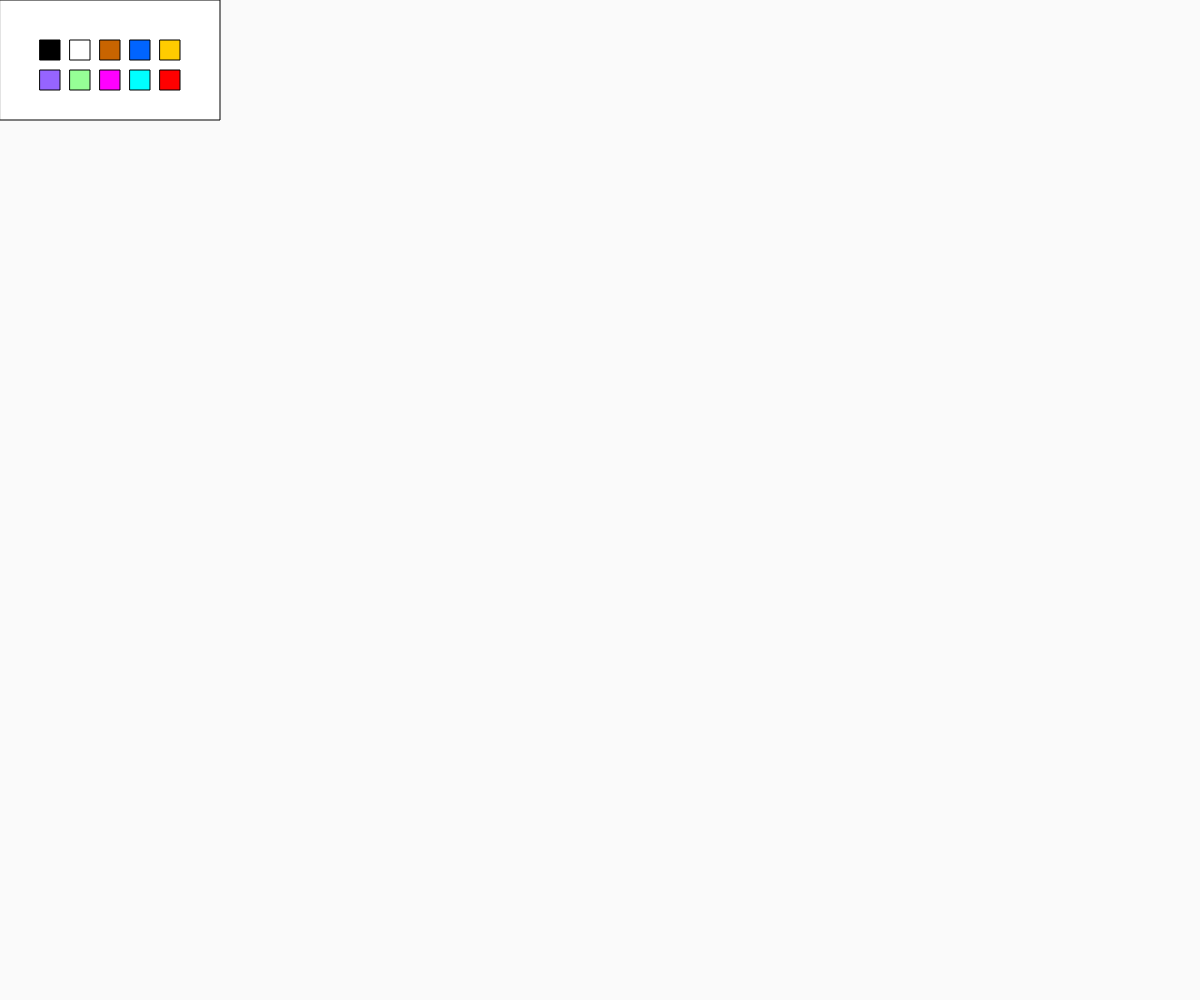
Frame 1 (no input)
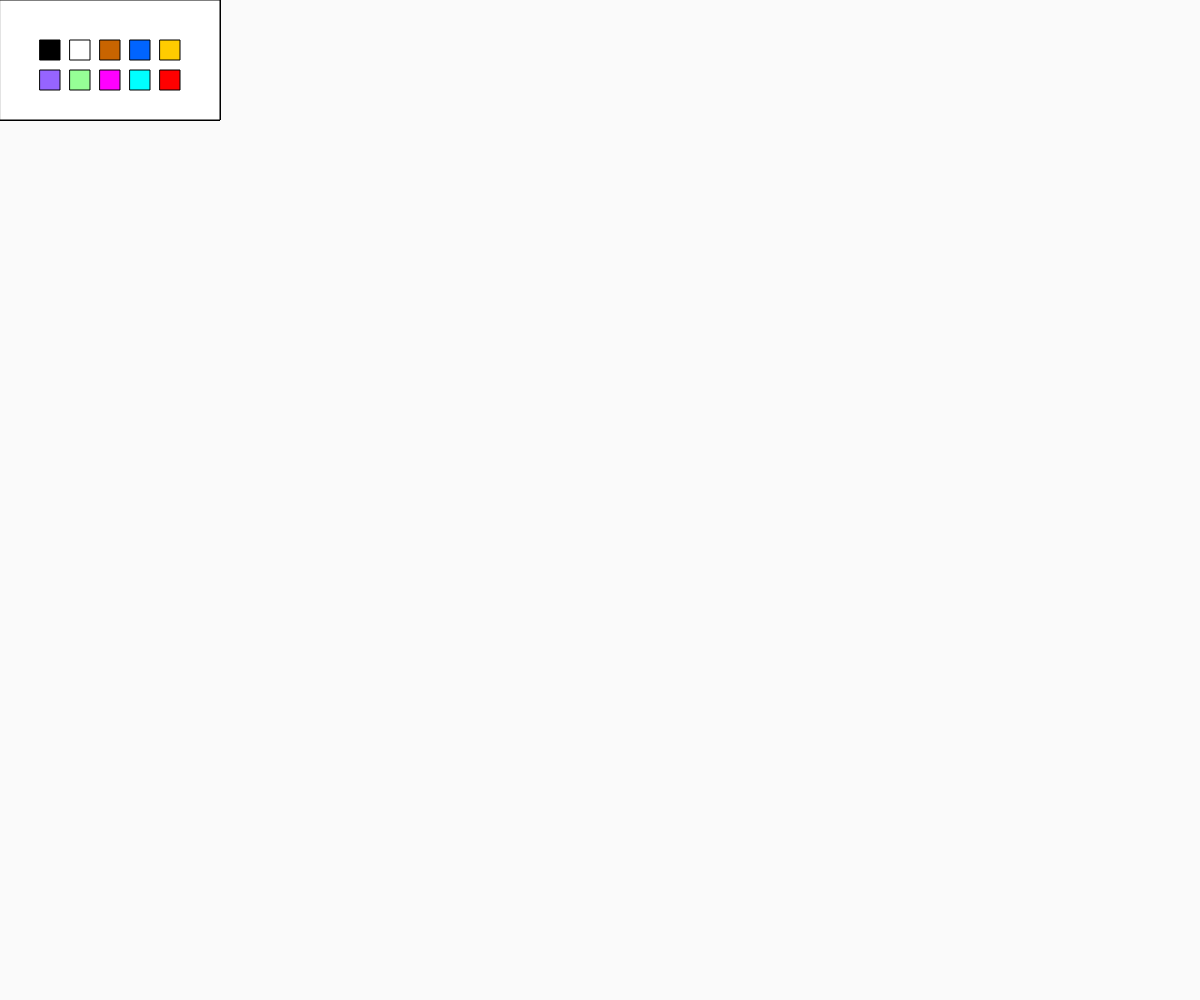
Frame 60 (no input)
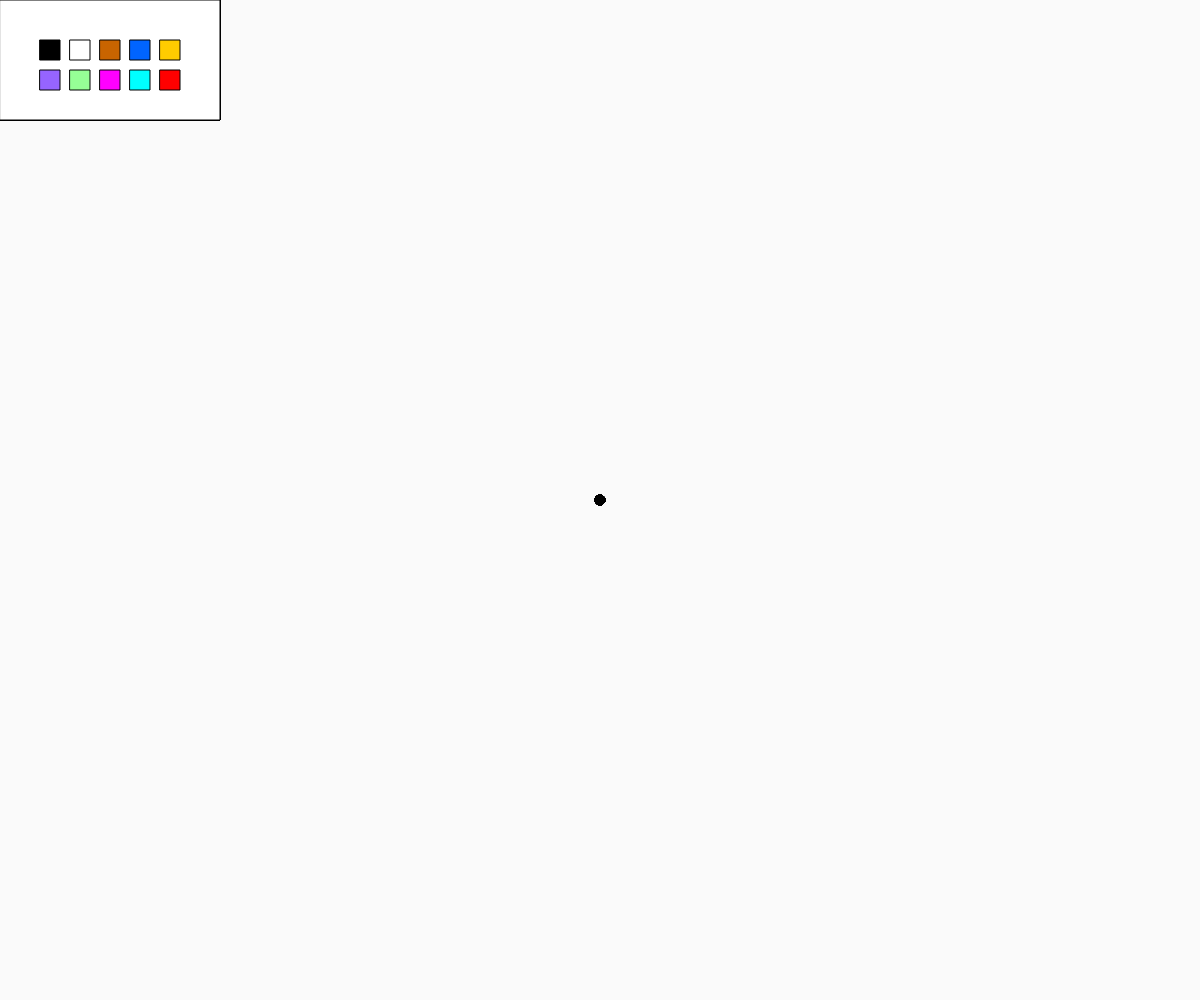
Frame 120 (the mouse pressed at the canvas centre since frame 60)

The p5.js sketch that drew these frames (run headless with seeded random() and noise() and a simulated clock; from frame 60 on, the mouse is pressed at the canvas centre):

// p5.js sketch
// ── sketch.js
var boton1x = 40;
var boton1y = 40;
var boton1tam = 20;

var boton2x = 70;
var boton2y = 40;
var boton2tam = 20;

var boton3x = 100;
var boton3y = 40;
var boton3tam = 20;

var boton4x = 130;
var boton4y = 40;
var boton4tam = 20;

var boton5x = 160;
var boton5y = 40;
var boton5tam = 20;

var boton6x = 40;
var boton6y = 70;
var boton6tam = 20;

var boton7x = 70;
var boton7y = 70;
var boton7tam = 20;

var boton8x = 100;
var boton8y = 70;
var boton8tam = 20;

var boton9x = 130;
var boton9y = 70;
var boton9tam = 20;

var boton10x = 160;
var boton10y = 70;
var boton10tam = 20;



var herramienta = 0;
var colorSelect = 0;

function setup() {
	
	createCanvas(windowWidth, windowHeight);
	background(250, 250,250);

}

function draw() {
	 
	fill(255);
	rect(0, 0, 220, 120);

	fill(0, 0, 0);
	rect(boton1x, boton1y, boton1tam, boton1tam);
	fill(255, 255, 255);
	rect(boton2x, boton2y, boton2tam, boton2tam);
	fill(200, 100, 0);
	rect(boton3x, boton3y, boton3tam, boton3tam);
	fill(0, 100, 255);
	rect(boton4x, boton4y, boton4tam, boton4tam);
	fill(255, 204, 0);
	rect(boton5x, boton5y, boton5tam, boton5tam);
	fill(150, 100, 255);
	rect(boton6x, boton6y, boton6tam, boton6tam);
	fill(150, 255, 150);
	rect(boton7x, boton7y, boton7tam, boton7tam);
	fill('magenta');
	rect(boton8x, boton8y, boton8tam, boton8tam);
	fill('cyan');
	rect(boton9x, boton9y, boton9tam, boton9tam);
	fill('red');
	rect(boton10x, boton10y, boton10tam, boton10tam);



	if (mouseIsPressed) {
		
		if (mouseX > boton1x && mouseX < boton1y + boton1tam &&
			mouseY > boton1x && mouseY < boton1y + boton1tam) {
			herramienta = 0;
		}
		if (mouseX > boton2x && mouseX < boton2x + boton2tam &&
			mouseY > boton2y && mouseY < boton2y + boton2tam) {
			herramienta = 1;
		}
		if (mouseX > boton3x && mouseX < boton3x + boton3tam &&
			mouseY > boton3y && mouseY < boton3y + boton3tam) {
			herramienta = 2;
		}
		if (mouseX > boton4x && mouseX < boton4x + boton4tam &&
			mouseY > boton4y && mouseY < boton4y + boton4tam) {
			herramienta = 3;
		}
		if (mouseX > boton5x && mouseX < boton5x + boton5tam &&
			mouseY > boton5y && mouseY < boton5y + boton5tam) {
			herramienta = 4;
		}
		if (mouseX > boton6x && mouseX < boton6x + boton6tam &&
			mouseY > boton6y && mouseY < boton6y + boton6tam) {
			herramienta = 5;
		}
		if (mouseX > boton7x && mouseX < boton7x + boton7tam &&
			mouseY > boton7y && mouseY < boton7y + boton7tam) {
			herramienta = 6;
		}
		if (mouseX > boton8x && mouseX < boton8x + boton8tam &&
			mouseY > boton8y && mouseY < boton8y + boton8tam) {
			herramienta = 7;
		}
		if (mouseX > boton9x && mouseX < boton9x + boton9tam &&
			mouseY > boton9y && mouseY < boton9y + boton9tam) {
			herramienta = 8;
		}
		if (mouseX > boton10x && mouseX < boton10x + boton10tam &&
			mouseY > boton10y && mouseY < boton10y + boton10tam) {
			herramienta = 9;
		}
		
		
		if (mouseX > boton1x && mouseX < boton1x + boton1tam &&
			mouseY > boton1y && mouseY < boton1y + boton1tam) {
			colorSelect = 0;
		}
		if (mouseX > boton2x && mouseX < boton2x + boton2tam &&
			mouseY > boton2y && mouseY < boton2y + boton2tam) {
			colorSelect = 1;
		}
		if (mouseX > boton3x && mouseX < boton3x + boton3tam &&
			mouseY > boton3y && mouseY < boton3y + boton3tam) {
			colorSelect = 2;
		}
		if (mouseX > boton4x && mouseX < boton4x + boton4tam &&
			mouseY > boton4y && mouseY < boton4y + boton4tam) {
			colorSelect = 3;
		}
		if (mouseX > boton5x && mouseX < boton5x + boton5tam &&
			mouseY > boton5y && mouseY < boton5y + boton5tam) {
			colorSelect = 4;
		}
		if (mouseX > boton6x && mouseX < boton6x + boton6tam &&
			mouseY > boton6y && mouseY < boton6y + boton6tam) {
			colorSelect = 5;
		}
		if (mouseX > boton7x && mouseX < boton7x + boton7tam &&
			mouseY > boton7y && mouseY < boton7y + boton7tam) {
			colorSelect = 6;
		}
		if (mouseX > boton8x && mouseX < boton8x + boton8tam &&
			mouseY > boton8y && mouseY < boton8y + boton8tam) {
			colorSelect = 7;
		}
		if (mouseX > boton9x && mouseX < boton9x + boton9tam &&
			mouseY > boton9y && mouseY < boton9y + boton9tam) {
			colorSelect = 8;
		}
		if (mouseX > boton10x && mouseX < boton10x + boton10tam &&
			mouseY > boton10y && mouseY < boton10y + boton10tam) {
			colorSelect = 9;
		}

		if (colorSelect == 0) {
			fill(0, 0, 0);
		}
		if (colorSelect == 1) {
			fill(255, 255, 255);
		}
		if (colorSelect == 2) {
			fill(200, 100, 0);
		}
		if (colorSelect == 3) {
			fill(0, 100, 255);
		}
		if (colorSelect == 4) {
			fill(255, 204, 0);
		}
		if (colorSelect == 5) {
			fill(150, 100, 255);
		}
		if (colorSelect == 6) {
			fill(150, 255, 150);
		}
		if (colorSelect == 7) {
			fill('magenta');
		}
		if (colorSelect == 8) {
			fill('cyan');
		}
		if (colorSelect == 9) {
			fill('red');
		}
		
		if (herramienta == 0) {
			ellipse(mouseX , mouseY , 10, 10);
			line(width / 2, height / 2, mouseX, mouseY);
			stroke(0,0,0)
		}
		if (herramienta == 1) {
			ellipse(mouseX, mouseY, 10, 10);
			line(width / 2, height / 2, mouseX, mouseY);
			stroke(255, 255, 255)
		}
		if (herramienta == 2) {
			ellipse(mouseX , mouseY, 10, 10);
			line(width / 2, height / 2, mouseX, mouseY);
			stroke(200, 100, 0)
		}
		if (herramienta == 3) {
			ellipse(mouseX - 10, mouseY - 10, 10, 10);
			line(width / 2, height / 2, mouseX, mouseY);
			stroke(0, 100, 255)
		}
		if (herramienta == 4) {
			ellipse(mouseX - 10, mouseY - 10, 10, 10);
			line(width / 2, height / 2, mouseX, mouseY);
			stroke(255, 204, 0)
		}
		if (herramienta == 5) {
			ellipse(mouseX - 10, mouseY - 10, 10, 10);
			line(width / 2, height / 2, mouseX, mouseY);
			stroke(150, 100, 255)
		}
		
		if (herramienta == 6) {
			ellipse(mouseX - 10, mouseY - 10, 10, 10);
			line(width / 2, height / 2, mouseX, mouseY);
			stroke(150, 255, 150)
		}
		if (herramienta == 7) {
			ellipse(mouseX, mouseY , 10, 10);
			line(width / 2, height / 2, mouseX, mouseY);
			stroke('magenta')
		}
		if (herramienta == 8) {
			ellipse(mouseX - 10, mouseY - 10, 10, 10);
			line(width / 2, height / 2, mouseX, mouseY);
			stroke('cyan')
		}
		if (herramienta == 9) {
			ellipse(mouseX , mouseY , 10, 10);
			stroke('red')
		}
	}
}
